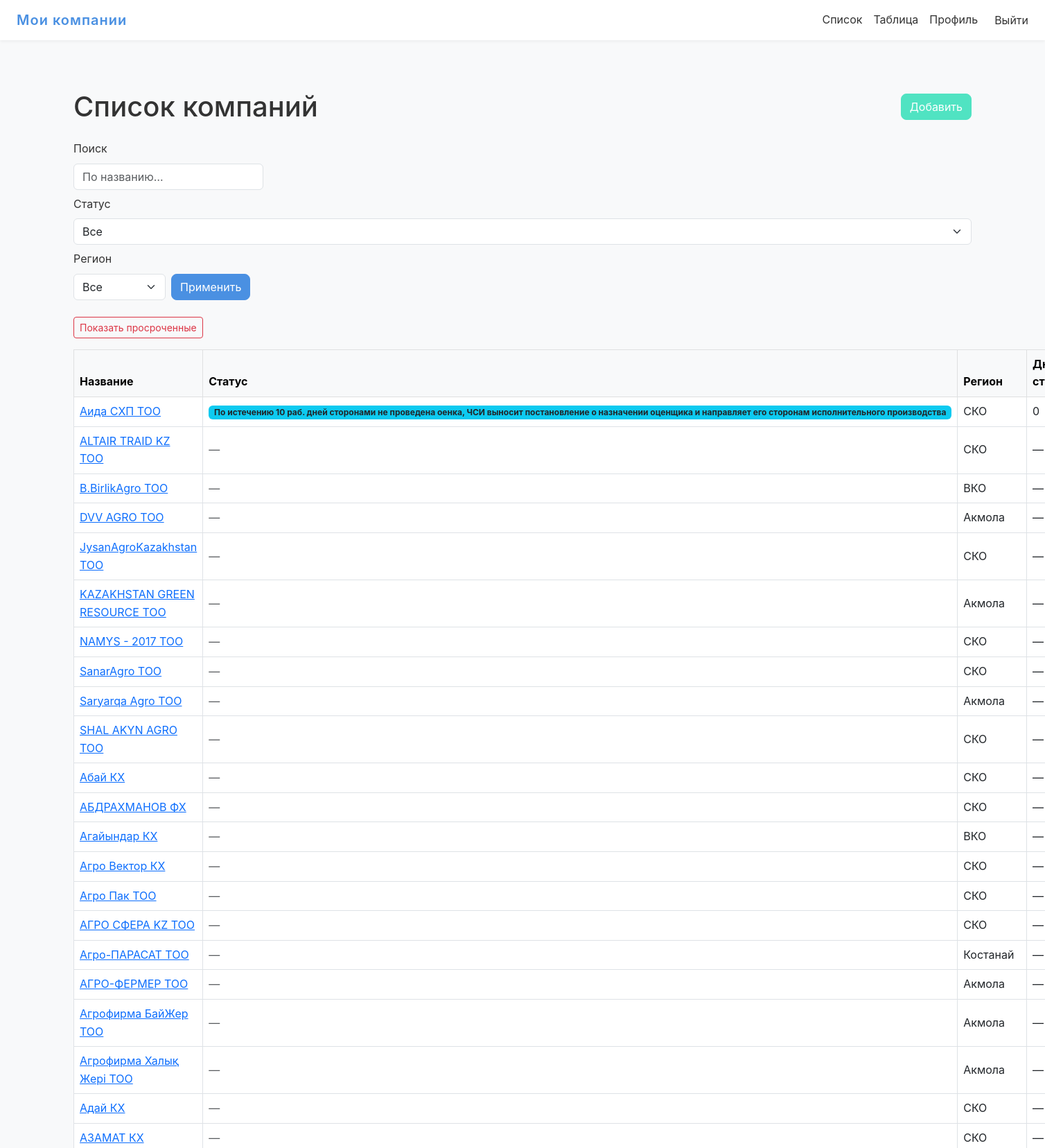
The app's page / (signed in, upper part) with its own data.
### main/models.py (models this page shows, shortened)
class Company(models.Model):
    name = models.CharField("Название компании", max_length=200)
    bin_number = models.CharField(
        "БИН",
        max_length=50,
        blank=True,
        null=True,
        help_text="Бизнес-идентификационный номер (необязательно)"
    )
    manager_name = models.CharField(
        "Управляющий",
        max_length=150,
        blank=True,
        null=True,
        help_text="Имя ответственного лица/управляющего (необязательно)"
    )
    debt_amount = models.DecimalField(
        "Сумма долга",
        max_digits=12,
        decimal_places=2,
        blank=True,
        null=True,
        help_text="Сумма долга (необязательно)"
    )
    status = models.ForeignKey(
        Status,
        on_delete=models.SET_NULL,
        null=True,
        blank=True,
        related_name="+",
        verbose_name="Текущий статус"
    )
    position = models.IntegerField(
        "Позиция в колонке",
        default=0,
        help_text="Порядок внутри одного статуса на доске"
    )
    region = models.CharField(
        "Регион",
        max_length=3,
        choices=REGION_CHOICES,
        default="KST",
        help_text="Географический регион компании"
    )
    class Meta:
        ordering = ["position"]
        verbose_name = "Компания"
        verbose_name_plural = "Компании"

class Status(models.Model):
    name = models.CharField("Название статуса", max_length=400)
    order = models.PositiveIntegerField(
        "Порядок отображения",
        default=0,
        help_text="Чем меньше — тем левее на доске"
    )
    duration_days = models.PositiveIntegerField(
        "Рекомендуемое время (дней)",
        default=0,
        help_text="Рекомендованное количество дней в этом статусе"
    )
    class Meta:
        ordering = ["order"]
        verbose_name = "Статус"
        verbose_name_plural = "Статусы"

### main/views.py (the view)
# urls.py: path('', views.index, name='index'),
@login_required
def index(request):
    if request.user.is_staff:
        qs = Company.objects.all()
    else:
        user_regions = request.user.profile.regions.values_list('code', flat=True)
        qs = Company.objects.filter(region__in=user_regions)
    q       = request.GET.get('q', '').strip()
    st_id   = request.GET.get('status')
    region  = request.GET.get('region')
    overdue = request.GET.get('overdue') == '1'
    if q:
        qs = qs.filter(name__icontains=q)
    if st_id:
        qs = qs.filter(status_id=st_id)
    if request.user.is_staff and region:
        qs = qs.filter(region=region)
    companies = []
    now = timezone.now()
    for c in qs.order_by('position'):
        last = c.history.first()
        if last and c.status and c.status.duration_days:
            workdays_elapsed = count_workdays(last.changed_at, now)
            is_overdue       = workdays_elapsed > c.status.duration_days
            days_in_status   = workdays_elapsed
        else:
            is_overdue     = False
            days_in_status = None
        if overdue and not is_overdue:
            continue
        c.days_in_status = days_in_status
        c.is_overdue     = is_overdue
        companies.append(c)
    return render(request, 'main/index.html', {
        'title':    'Список компаний',
        'companies': companies,
        'statuses': Status.objects.order_by('order'),
        'regions':  REGION_CHOICES,
    })

### main/views.py (called while the page is built)
def count_workdays(start_dt, end_dt):
    start_date = start_dt.date()
    end_date = end_dt.date()
    workdays = 0
    current = start_date
    while current < end_date:
        if current.weekday() < 5:
            workdays += 1
        current += timedelta(days=1)
    return workdays

### main/templates/main/index.html (shortened to what this page needs)
{% extends 'main/base.html' %}
{% block content %}
<div class="container py-5">
  <div class="d-flex justify-content-between align-items-center mb-4">
    <h1 class="mb-0">{{ title }}</h1>
    <a href="{% url 'main:add_company' %}" class="btn btn-success">Добавить</a>
  </div>
  <form method="get" class="row g-2 mb-4 align-items-end">
    <div class="col-auto">
      <label class="form-label" for="id_q">Поиск</label>
      <input type="text"
             id="id_q"
             name="q"
             value="{{ request.GET.q|default_if_none:'' }}"
             class="form-control"
             placeholder="По названию…">
    </div>
    <div class="col-auto">
      <label class="form-label" for="id_status">Статус</label>
      <select id="id_status" name="status" class="form-select">
        <option value="">Все</option>
      </select>
    </div>
    {% if user.is_staff %}
      <div class="col-auto">
        <label class="form-label" for="id_region">Регион</label>
        <select id="id_region" name="region" class="form-select">
          <option value="">Все</option>
        </select>
      </div>
    {% endif %}
    <div class="col-auto">
      <button type="submit" class="btn btn-primary">Применить</button>
    </div>
  </form>
  <div class="mb-3">
    {% if request.GET.overdue == '1' %}
      <a href="{% url 'main:index' %}" class="btn btn-sm btn-outline-primary">
        Показать все
      </a>
    {% else %}
      <a href="{% url 'main:index' %}?{% if request.GET.q %}q={{ request.GET.q }}&{% endif %}
                                      overdue=1"
         class="btn btn-sm btn-outline-danger">
        Показать просроченные
      </a>
    {% endif %}
  </div>
  <table class="table table-bordered table-hover align-middle">
    <thead class="table-light">
      <tr>
        <th>Название</th>
        <th>Статус</th>
        <th>Регион</th>
        <th>Дней в статусе</th>
      </tr>
    </thead>
    <tbody>
      {% for c in companies %}
        <tr {% if c.is_overdue %}class="table-danger"{% endif %}>
          <td>
            <a href="{% url 'main:company_detail' c.pk %}">{{ c.name }}</a>
          </td>
          <td>
            {% if c.status %}
              <span class="badge bg-info text-dark">{{ c.status.name }}</span>
            {% else %}
              <span class="text-muted">—</span>
            {% endif %}
          </td>
          <td>{{ c.get_region_display }}</td>
          <td>
            {% if c.days_in_status is not None %}
              {{ c.days_in_status }}
            {% else %}
              —
            {% endif %}
          </td>
        </tr>
      {% empty %}
        <tr>
          <td colspan="4" class="text-center text-muted">Компании не найдены</td>
        </tr>
      {% endfor %}
    </tbody>
  </table>
</div>
{% endblock %}

### main/static/main/css/custom.css (style rules this page uses)
:root { --color-primary: #4a90e2; --color-secondary: #f5f7fa; --color-accent: #50e3c2; --color-danger: #dc3545; --color-warning: #f5a623; --color-success: #7ed321; --color-text: #333333; --radius-sm: 0.25rem; --radius: 0.5rem; --radius-lg: 0.75rem; --shadow-sm: 0 2px 4px rgba(0,0,0,0.05); --shadow-md: 0 4px 12px rgba(0,0,0,0.1); }
body { background-color: var(--color-secondary); color: var(--color-text); font-family: 'Inter', sans-serif; line-height: 1.6; }
.btn-primary { background-color: var(--color-primary); border-color: var(--color-primary); border-radius: var(--radius); transition: background-color 0.2s; }
.btn-success { background-color: var(--color-accent); border-color: var(--color-accent); border-radius: var(--radius); }
.table thead { background-color: var(--color-primary); color: #fff; }

### records on screen
Company: name "Аида СХП ТОО", status.name "По истечению 10 раб. дней сторонами не проведена оенка, ЧСИ выносит постановление о назначении оценщика и направляет его сторонам исполнительного производства", region "СКО", days_in_status "0"
Company: name "ALTAIR TRAID KZ ТОО", region "СКО"
Company: name "B.BirlikAgro ТОО", region "ВКО"
Company: name "DVV AGRO ТОО", region "Акмола"
Company: name "JysanAgroKazakhstan ТОО", region "СКО"
Company: name "KAZAKHSTAN GREEN RESOURCE ТОО", region "Акмола"
Company: name "NAMYS - 2017 ТОО", region "СКО"
Company: name "SanarAgro ТОО", region "СКО"
Company: name "Saryarqa Agro ТОО", region "Акмола"
Company: name "SHAL AKYN AGRO ТОО", region "СКО"
Company: name "Абай КХ", region "СКО"
Company: name "АБДРАХМАНОВ ФХ", region "СКО"
Company: name "Агайындар КХ", region "ВКО"
Company: name "Агро Вектор КХ", region "СКО"
Company: name "Агро Пак ТОО", region "СКО"
Company: name "АГРО СФЕРА KZ ТОО", region "СКО"
Company: name "Агро-ПАРАСАТ ТОО", region "Костанай"
Company: name "АГРО-ФЕРМЕР ТОО", region "Акмола"
Company: name "Агрофирма БайЖер ТОО", region "Акмола"
Company: name "Агрофирма Халық Жері ТОО", region "Акмола"
Company: name "Адай КХ", region "СКО"
Company: name "АЗАМАТ КХ", region "СКО"

### other values on screen
{{ title }} "Список компаний"
